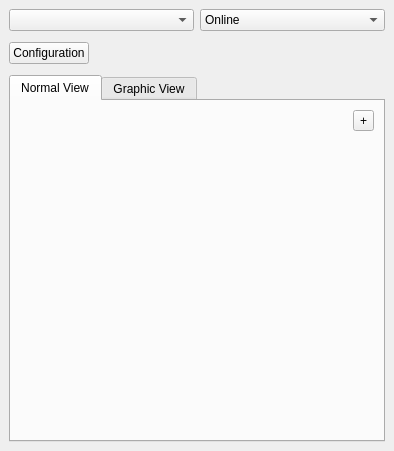
<ui version="4.0" >
 <class>xmppWin</class>
 <widget class="QMainWindow" name="xmppWin" >
  <property name="geometry" >
   <rect>
    <x>0</x>
    <y>0</y>
    <width>366</width>
    <height>451</height>
   </rect>
  </property>
  <property name="sizePolicy" >
   <sizepolicy vsizetype="Fixed" hsizetype="Fixed" >
    <horstretch>0</horstretch>
    <verstretch>0</verstretch>
   </sizepolicy>
  </property>
  <property name="minimumSize" >
   <size>
    <width>0</width>
    <height>0</height>
   </size>
  </property>
  <property name="baseSize" >
   <size>
    <width>310</width>
    <height>430</height>
   </size>
  </property>
  <property name="contextMenuPolicy" >
   <enum>Qt::NoContextMenu</enum>
  </property>
  <property name="windowTitle" >
   <string>Kapture [Offline]</string>
  </property>
  <property name="toolButtonStyle" >
   <enum>Qt::ToolButtonIconOnly</enum>
  </property>
  <widget class="QWidget" name="centralwidget" >
   <layout class="QVBoxLayout" >
    <item>
     <layout class="QHBoxLayout" >
      <item>
       <layout class="QVBoxLayout" >
        <item>
         <layout class="QHBoxLayout" >
          <item>
           <widget class="QComboBox" name="profilesComboBox" />
          </item>
          <item>
           <widget class="QComboBox" name="statusBox" >
            <item>
             <property name="text" >
              <string>Online</string>
             </property>
            </item>
            <item>
             <property name="text" >
              <string>Free for chat</string>
             </property>
            </item>
            <item>
             <property name="text" >
              <string>Do not disturb</string>
             </property>
            </item>
            <item>
             <property name="text" >
              <string>Away</string>
             </property>
            </item>
            <item>
             <property name="text" >
              <string>Far far away</string>
             </property>
            </item>
            <item>
             <property name="text" >
              <string>Invisible</string>
             </property>
            </item>
            <item>
             <property name="text" >
              <string>Offline</string>
             </property>
            </item>
           </widget>
          </item>
         </layout>
        </item>
        <item>
         <layout class="QHBoxLayout" >
          <property name="spacing" >
           <number>1</number>
          </property>
          <item>
           <widget class="QPushButton" name="configBtn" >
            <property name="text" >
             <string>Configuration</string>
            </property>
           </widget>
          </item>
          <item>
           <spacer>
            <property name="orientation" >
             <enum>Qt::Horizontal</enum>
            </property>
            <property name="sizeType" >
             <enum>QSizePolicy::MinimumExpanding</enum>
            </property>
            <property name="sizeHint" >
             <size>
              <width>40</width>
              <height>20</height>
             </size>
            </property>
           </spacer>
          </item>
          <item>
           <widget class="QLabel" name="tlsIconLabel" >
            <property name="minimumSize" >
             <size>
              <width>32</width>
              <height>32</height>
             </size>
            </property>
            <property name="maximumSize" >
             <size>
              <width>32</width>
              <height>32</height>
             </size>
            </property>
            <property name="text" >
             <string/>
            </property>
           </widget>
          </item>
         </layout>
        </item>
       </layout>
      </item>
     </layout>
    </item>
    <item>
     <widget class="QTabWidget" name="tabWidget" >
      <property name="currentIndex" >
       <number>0</number>
      </property>
      <widget class="QWidget" name="tab" >
       <attribute name="title" >
        <string>Normal View</string>
       </attribute>
       <layout class="QVBoxLayout" >
        <item>
         <layout class="QHBoxLayout" >
          <item>
           <spacer>
            <property name="orientation" >
             <enum>Qt::Horizontal</enum>
            </property>
            <property name="sizeHint" >
             <size>
              <width>40</width>
              <height>20</height>
             </size>
            </property>
           </spacer>
          </item>
          <item>
           <widget class="QToolButton" name="addItemBtn" >
            <property name="toolTip" >
             <string>Add a contact</string>
            </property>
            <property name="text" >
             <string>+</string>
            </property>
            <property name="toolButtonStyle" >
             <enum>Qt::ToolButtonIconOnly</enum>
            </property>
           </widget>
          </item>
         </layout>
        </item>
        <item>
         <widget class="MouseRosterTableView" native="1" name="tableView" >
          <property name="showGrid" stdset="0" >
           <bool>false</bool>
          </property>
         </widget>
        </item>
       </layout>
      </widget>
      <widget class="QWidget" name="tab_2" >
       <attribute name="title" >
        <string>Graphic View</string>
       </attribute>
       <layout class="QVBoxLayout" >
        <item>
         <widget class="QLabel" name="label" >
          <property name="text" >
           <string>Graphic View is not to be used for now.</string>
          </property>
         </widget>
        </item>
        <item>
         <widget class="QLabel" name="label_2" >
          <property name="text" >
           <string>If you do so, please use it carefully and with a testing account only.</string>
          </property>
         </widget>
        </item>
        <item>
         <widget class="QGraphicsView" name="graphicsView" >
          <property name="windowModality" >
           <enum>Qt::NonModal</enum>
          </property>
          <property name="frameShape" >
           <enum>QFrame::NoFrame</enum>
          </property>
          <property name="frameShadow" >
           <enum>QFrame::Plain</enum>
          </property>
         </widget>
        </item>
       </layout>
      </widget>
     </widget>
    </item>
   </layout>
  </widget>
 </widget>
 <customwidgets>
  <customwidget>
   <class>MouseRosterTableView</class>
   <extends>QWidget</extends>
   <header>mouserostertableview.h</header>
  </customwidget>
 </customwidgets>
 <resources/>
 <connections/>
</ui>
